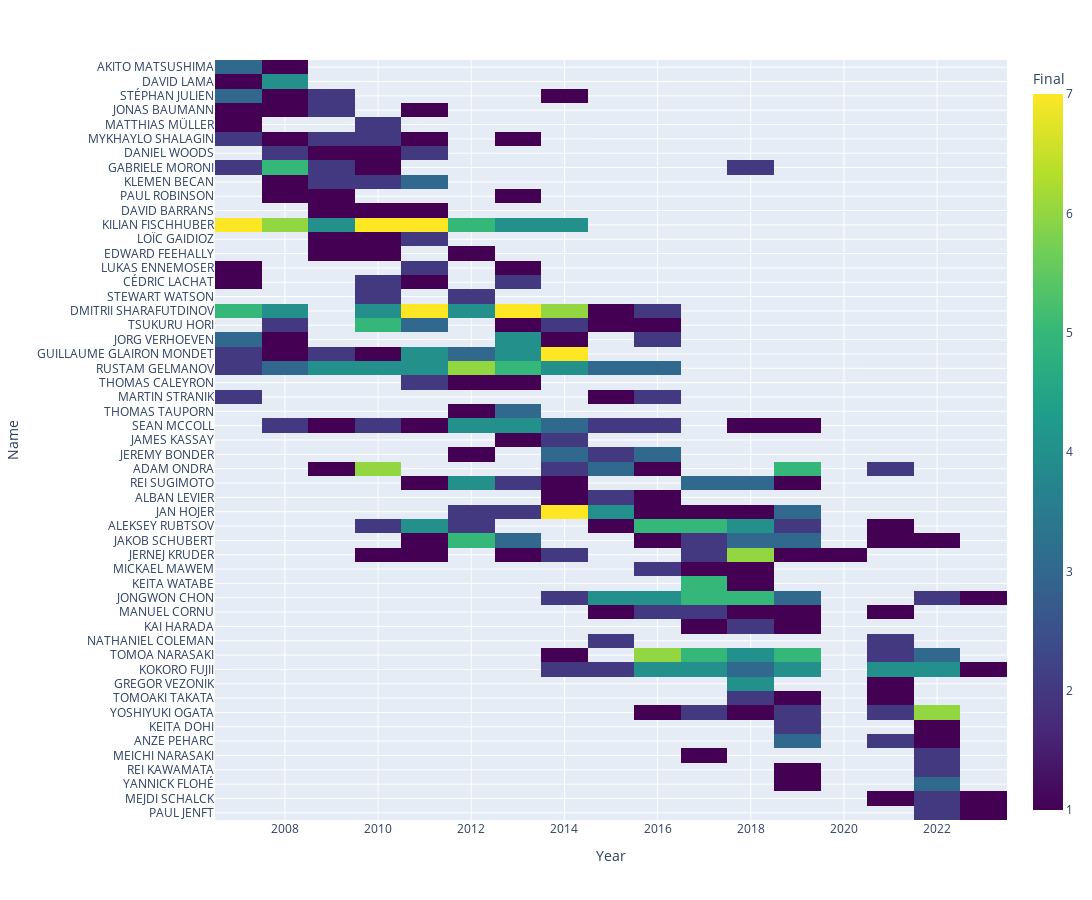

Notebook code cell kept with this figure:
### Markdown cell above
## Using px.imshow() and df.iterrows()

Testing

### Code cell
dat2 = pd.DataFrame(np.nan, columns=YEARS, index=names)

for ind, row in final_num2.iterrows():
    dat2.loc[row['Name'], row['Year']] = row['Final']

dat2 = dat2[dat2.sum(axis=1) >= 3]
srt2 = ((dat2 * dat2.columns).mean(1)/dat2.mean(1)).argsort()
dat2 = dat2.iloc[srt2]

fig1 = px.imshow(dat2,
                color_continuous_scale="Viridis",
                labels={"x": "Year",  "y": "Name", "color": "Final"},
                width=1200, height=900
                )

fig1.update_yaxes(
    tickmode="linear"
)

fig1.show(config=config)

### Figure 1 — Plotly figure (JSON) as saved in the notebook; plotly's stock layout.template omitted (floating-point values rounded to 4 significant figures; data arrays with more than 128 entries replaced by an {"elided": "..."} marker saying what was removed)
{"data": [{"coloraxis": "coloraxis", "hovertemplate": "Year: %{x}<br>Name: %{y}<br>Final: %{z}<extra></extra>", "name": "0", "type": "heatmap", "x": [2007, 2008, 2009, 2010, 2011, 2012, 2013, 2014, 2015, 2016, 2017, 2018, 2019, 2020, 2021, 2022, 2023], "xaxis": "x", "y": ["AKITO MATSUSHIMA", "DAVID LAMA", "STÉPHAN JULIEN", "JONAS BAUMANN", "MATTHIAS MÜLLER", "MYKHAYLO SHALAGIN", "DANIEL WOODS", "GABRIELE MORONI", "KLEMEN BECAN", "PAUL ROBINSON", "DAVID BARRANS", "KILIAN FISCHHUBER", "LOÏC GAIDIOZ", "EDWARD FEEHALLY", "LUKAS ENNEMOSER", "CÉDRIC LACHAT", "STEWART WATSON", "DMITRII SHARAFUTDINOV", "TSUKURU HORI", "JORG VERHOEVEN", "GUILLAUME GLAIRON MONDET", "RUSTAM GELMANOV", "THOMAS CALEYRON", "MARTIN STRANIK", "THOMAS TAUPORN", "SEAN MCCOLL", "JAMES KASSAY", "JEREMY BONDER", "ADAM ONDRA", "REI SUGIMOTO", "ALBAN LEVIER", "JAN HOJER", "ALEKSEY RUBTSOV", "JAKOB SCHUBERT", "JERNEJ KRUDER", "MICKAEL MAWEM", "KEITA WATABE", "JONGWON CHON", "MANUEL CORNU", "KAI HARADA", "NATHANIEL COLEMAN", "TOMOA NARASAKI", "KOKORO FUJII", "GREGOR VEZONIK", "TOMOAKI TAKATA", "YOSHIYUKI OGATA", "KEITA DOHI", "ANZE PEHARC", "MEICHI NARASAKI", "REI KAWAMATA", "YANNICK FLOHÉ", "MEJDI SCHALCK", "PAUL JENFT"], "yaxis": "y", "z": {"elided": "53x17 int values"}}], "layout": {"coloraxis": {"colorbar": {"title": {"text": "Final"}}, "colorscale": [[0, "#440154"], [0.1111, "#482878"], [0.2222, "#3e4989"], [0.3333, "#31688e"], [0.4444, "#26828e"], [0.5556, "#1f9e89"], [0.6667, "#35b779"], [0.7778, "#6ece58"], [0.8889, "#b5de2b"], [1, "#fde725"]]}, "height": 900, "margin": {"t": 60}, "width": 1200, "xaxis": {"anchor": "y", "autorange": true, "constrain": "domain", "domain": [0, 1], "range": [2006.0, 2024.0], "scaleanchor": "y", "title": {"text": "Year"}, "type": "linear"}, "yaxis": {"anchor": "x", "autorange": true, "constrain": "domain", "domain": [0, 1], "range": [52.5, -0.5], "tickmode": "linear", "title": {"text": "Name"}, "type": "category"}}}
